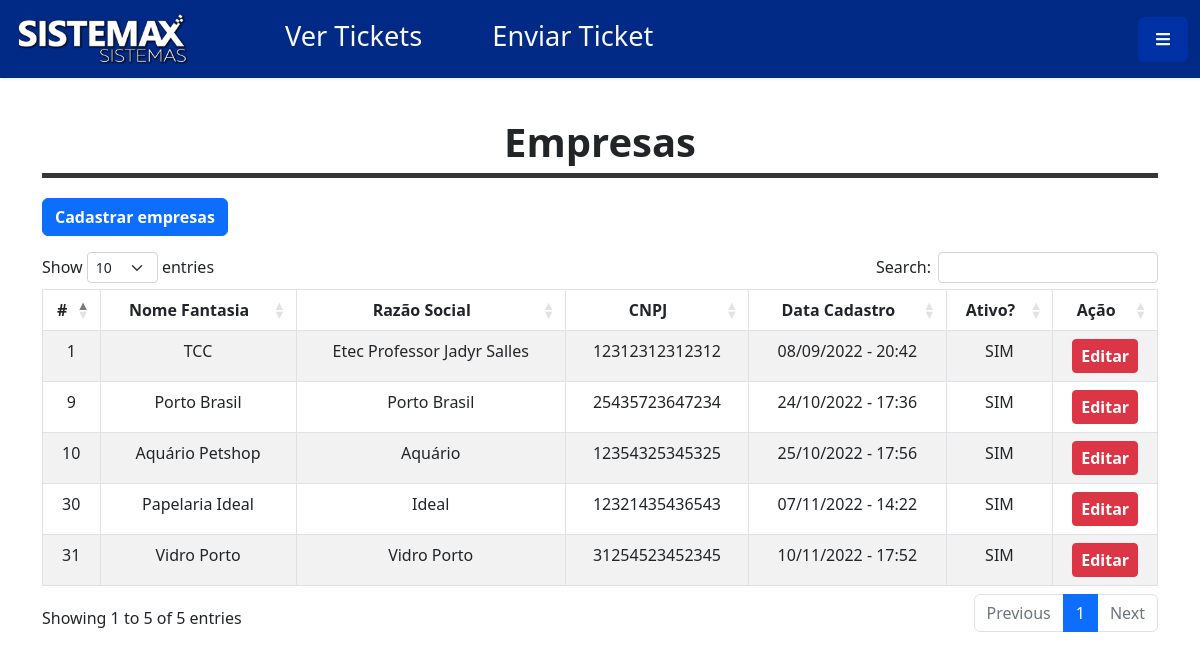
Page /empresas.php (signed in) on the committed database.
### tables this page shows
CREATE TABLE `empresa` (
  `id_empresa` int(5) NOT NULL,
  `razao_social` varchar(50) NOT NULL,
  `empresa` varchar(50) NOT NULL,
  `cnpj` varchar(14) NOT NULL,
  `ativo` tinyint(1) NOT NULL,
  `data` datetime NOT NULL
);

### empresas.php (the view, shortened to what this page needs)
    <?php
include 'bd/conexao.php';
?>
<!DOCTYPE html>
<html lang="pt-br">
<head>
    <link href="https://cdn.jsdelivr.net/npm/bootstrap@5.2.0/dist/css/bootstrap.min.css" rel="stylesheet">
    <link rel="stylesheet" href="css/estilo.css">
    <link rel="stylesheet" href="css/meu-ticket.css">
    <link rel="stylesheet" href="https://cdnjs.cloudflare.com/ajax/libs/malihu-custom-scrollbar-plugin/3.1.5/jquery.mCustomScrollbar.min.css">
    <link rel="stylesheet" href="https://cdnjs.cloudflare.com/ajax/libs/twitter-bootstrap/5.2.0/css/bootstrap.min.css">
    <link rel="stylesheet" href="https://cdn.datatables.net/1.12.1/css/dataTables.bootstrap5.min.css">
</head>
<body style="font-family:'Segoe UI', Tahoma, Geneva, Verdana, sans-serif">
    <?php
    include 'componentes/navbar.php';
    $sql = "SELECT *  FROM empresa emp
            ORDER BY id_empresa DESC";
        $empresas = $mysqli->query($sql);
    ?>
    <div class="container mb-4">
        <h1 class="text-center"><b>Empresas</b></h1>
        <hr class="hrrrr">
        <button data-toggle='modal' data-target='#modalcademp' class="btn btn-primary mb-3">
            <a class='fs-6 a-sem' >Cadastrar empresas</a>
        </button>
        <table class="table table-striped table-bordered" id="table_empresas">
            <thead>
                <tr>
                    <th class="text-center" scope="col-1">#</th>
                    <th class="text-center" scope="col-1">Nome Fantasia</th>
                    <th class="text-center" scope="col-2">Razão Social</th>
                    <th class="text-center" scope="col-2">CNPJ</th>
                    <th class="text-center" scope="col-1">Data Cadastro</th>
                    <th class="text-center" scope="col-1">Ativo?</th>
                    <th class="text-center" scope="col-1">Ação</th>
                </tr>
            </thead>
            <tbody>
                <?php
                while ($user_data = mysqli_fetch_assoc($empresas)) {
                    $date = $user_data['data'];
                    $data = date_create($date);
                    $data_formatada = date_format($data, 'd/m/Y - H:i');
                    $ativo = $user_data['ativo'];
                    $id = $user_data['id_empresa'];
                    if($ativo == 1){
                        $ativo_result = "SIM";
                    }else{
                        $ativo_result = "NÃO";
                    }
                ?>
                    <tr class='text-center'>
                        <td><?php echo $id; ?></td>
                        <td><?php echo $user_data['empresa']; ?></td>
                        <td><?php echo $user_data['razao_social']; ?></td>
                        <td><?php echo $user_data['cnpj']; ?></td>
                        <td><?php echo $data_formatada; ?></td>
                        <td><?php echo $ativo_result; ?></td>
                        <td>
                            <button onclick="editEmpresa(<?php echo $id; ?>)" class="btn btn-sm btn-danger">
                                <a class='a-sem' style="font-size: 1rem; color:white;">Editar</a>
                            </button>
                        </td>
                    </tr>
                <?php } ?>
            </tbody>
        </table>
    </div>
</body>
</html>

### componentes/navbar.php (shortened to what this page needs)
<link rel="stylesheet" href="css/navbar.css">
<div id="content">
  <nav class="navbar navbar-expand">
    <div class="container-fluid">
      <div class="collapse navbar-collapse " id="navbarSupportedContent">
        <ul class="nav navbar-nav ml-auto d-flex justify-content-between" <li class="nav-item active">
          <a class="navbar-brand" style="width:30%" href="index.php"> <img src="imagens/logo_sistemax_branco_menor.png" alt="" class="medio"> </a>
          <li class="nav-item pequeno">
            <a class="nav-link text-light" style="font-size: 1.7rem;" href="meu_ticket.php"><?php if ($_SESSION['nivel'] == 1) {
                                                                                              echo "Ver Tickets";
                                                                                            } else {
                                                                                              echo "Meus Tickets";
                                                                                            } ?></a>
          </li>
          <li class="nav-item pequeno">
            <?php
            if ($_SESSION['nivel'] == 1) {
            ?>
              <a class="nav-link text-light" style="font-size: 1.7rem;" href="enviar_ticket_adm.php">Enviar Ticket</a>
            <?php
            } else {
            ?>
              <a class="nav-link text-light" style="font-size: 1.7rem;" href="enviar_ticket.php">Enviar Ticket</a>
            <?php
            }
            ?>
          </li>
        </ul>
      </div>
      <button type="button" id="sidebarCollapse" class="btn btn-info" style="height: 45px; width: 50px; background-color:#0031a4; border:none;">
        <i class="fas fa-bars text-light"></i>
      </button>
    </div>
  </nav>
</div>

### css/estilo.css (style rules this page uses)
body { font-family: 'Roboto', sans-serif; background: #fafafa; }
a, a:hover, a:focus { color: inherit; text-decoration: none; transition: all 0.3s; }
.navbar { padding: 15px 10px; background: #012986; border: none; border-radius: 0; margin-bottom: 20px; box-shadow: 1px 1px 3px rgba(0, 0, 0, 0.1); }
@media only screen and (max-width: 2560px) { .navbar { padding: 10px 10px; background: #012986; border: none; border-radius: 0; margin-bottom: 40px; box-shadow: 1px 1px 3px rgba(0, 0, 0, 0.1); } }
@media only screen and (max-width: 2560px) { .medio { width: 100%; } }
@media only screen and (max-width: 1440px) { .navbar { padding: 10px 10px; background: #012986; border: none; border-radius: 0; margin-bottom: 40px; box-shadow: 1px 1px 3px rgba(0, 0, 0, 0.1); } }
@media only screen and (max-width: 1440px) { .medio { width: 110%; } }
@media only screen and (max-width: 1439px) { .navbar { padding: 10px 10px; background: #012986; border: none; border-radius: 0; margin-bottom: 40px; box-shadow: 1px 1px 3px rgba(0, 0, 0, 0.1); } }
@media only screen and (max-width: 1439px) { .medio { width: 100%; } }

### css/meu-ticket.css (style rules this page uses)
body .hrrrr { border-width: 5px; color: #363636; margin-bottom: 20px; opacity: 100%; margin-top: -1px; }

### css/navbar.css (style rules this page uses)
* { margin: 0; padding: 0; box-sizing: border-box; }
.a-sem { text-decoration: none; color: white; font-size: 1.5rem; font-weight: 600; }

### rows in the picture
empresa: id_empresa "31", empresa "Vidro Porto", razao_social "Vidro Porto", cnpj "31254523452345", data "10/11/2022 - 17:52", ativo "SIM"
empresa: id_empresa "30", empresa "Papelaria Ideal", razao_social "Ideal", cnpj "12321435436543", data "07/11/2022 - 14:22", ativo "SIM"
empresa: id_empresa "10", empresa "Aquário Petshop", razao_social "Aquário", cnpj "12354325345325", data "25/10/2022 - 17:56", ativo "SIM"
empresa: id_empresa "9", empresa "Porto Brasil", razao_social "Porto Brasil", cnpj "25435723647234", data "24/10/2022 - 17:36", ativo "SIM"
empresa: id_empresa "1", empresa "TCC", razao_social "Etec Professor Jadyr Salles", cnpj "12312312312312", data "08/09/2022 - 20:42", ativo "SIM"
